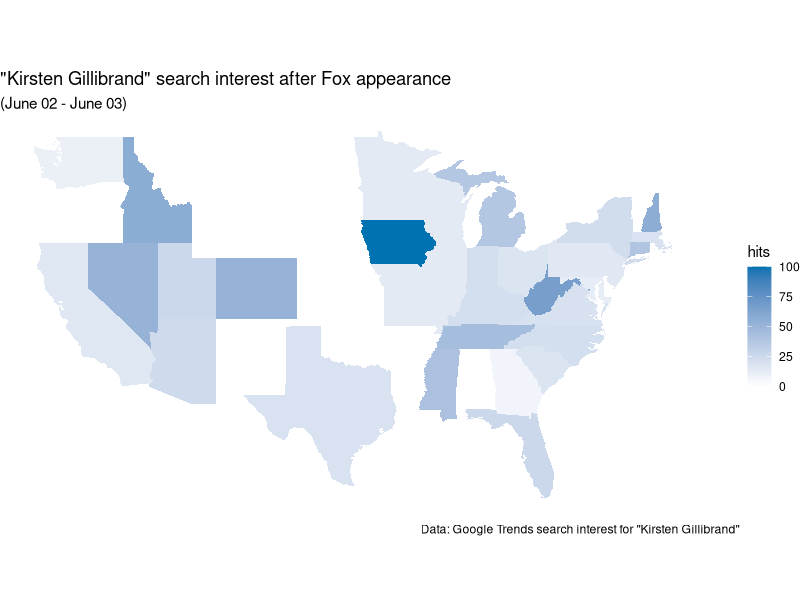
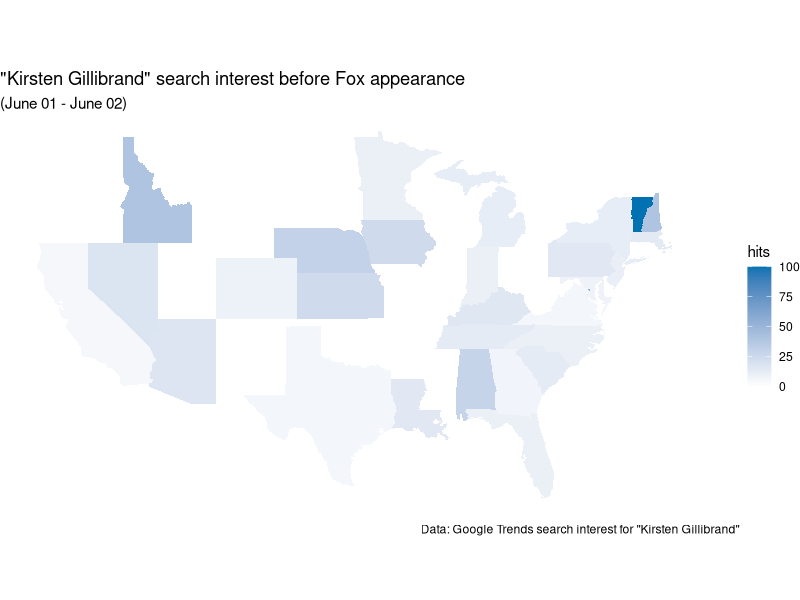
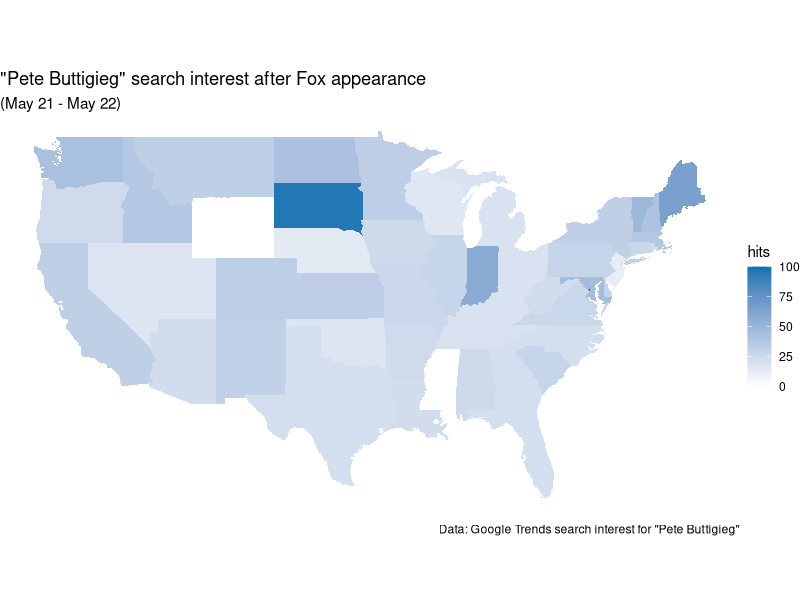
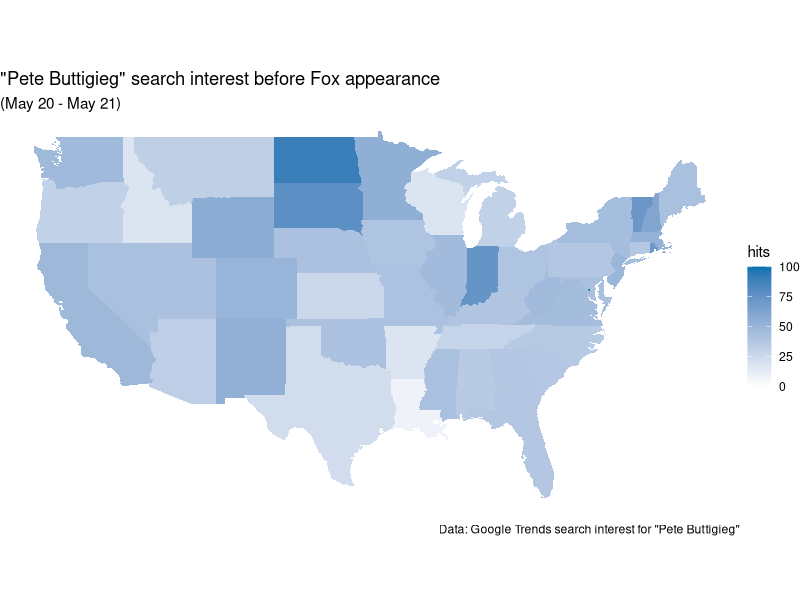
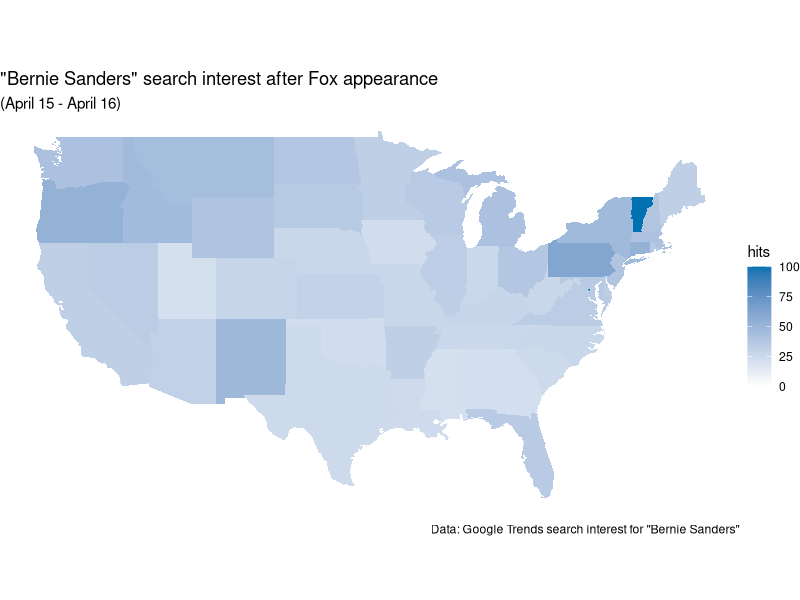
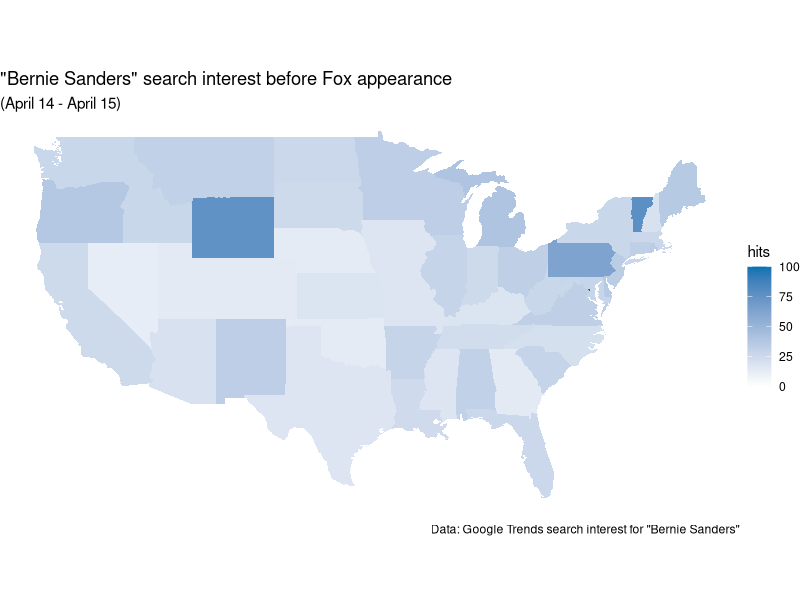

The R source for these figures, in order:
library(tidyr)
library(dplyr)
library(stringr)
library(ggplot2)
library(lubridate)
library(maps)

# build the US map
statesMap = ggplot2::map_data("state")

### Dates of Interest

# Fox Appearance Dates
bernie_fox_appearance <- ymd("2019-04-15")
pete_fox_appearance <- ymd("2019-05-21")
gilli_fox_appearance <- ymd("2019-06-02")

# Function to declare a few data types to prevent errors and coersion later
standardised <- function(csv_file){
    standardized_csv <- csv_file %>% 
        as_tibble() %>%
        mutate(date = ymd(date), hits = as.numeric(hits), region = as.character(region))
    return(standardized_csv)
}

# Step 1 
# Load the data (previously constructed in data.R)
### Sanders map data
Sanders_before <- read.csv("Sanders_before.csv") %>% standardised()
Sanders_after <- read.csv("Sanders_after.csv") %>% standardised()

# Buttigieg map data
Pete_before <- read.csv("Pete_before.csv") %>% standardised()
Pete_after <- read.csv("Pete_after.csv") %>% standardised()

# Gillibrand map data
Gilli_before <- read.csv("Gilli_before.csv") %>% standardised()
Gilli_after <- read.csv("Gilli_after.csv") %>% standardised()

# Klobuchar map data
Amy_before <- read.csv("Amy_before.csv") %>% standardised()
Amy_after <- read.csv("Amy_after.csv") %>% standardised()

# For joining the data on geographic data
Map_Prep <- function(candidate_data){
    geo_data <- merge(statesMap, candidate_data, by = "region")     #merge the ggplot created map
    geo_data <- candidate_data %>%                                  #join the data on the region
        left_join(x = ., y = statesMap, by = "region")
    return(geo_data)
}

# Helper Function for displaying the dates in the subtitles
display_date <- function(date){
    return(format(date, format = "%B %d"))
}

# Map making function
# Requires several inputs 
# map_info is fed from Map_Prep
# Map title is user written string
# date1 and date2 are the date bookeneds "From date1 to date2"
Make_Map <- function(map_info, map_title, date1, date2) {
    
    new_map <- ggplot(map_info, aes(x = long, y = lat)) +
        theme_void() +
        geom_polygon(aes(group = group,
                         fill = hits)) +
        labs(title = map_title,
             subtitle = paste("(", paste(display_date(date1), display_date(date2), sep = " - "), ")", sep = ""),
             caption = paste("Data: Google Trends search interest for \"", map_info$keyword[1], "\"", sep = ""),
             color = "Interest Score")+
        coord_fixed(1.3) +
        scale_fill_gradient(low = "#ffffff", high = "#0072b2",
                            space = "Lab", na.value = "black", guide = "colourbar",
                            aesthetics = "fill", position = "left", limits = c(0,100))
    
    return(new_map)
}


# Make the Sanders maps
Sanders_map_before <- Make_Map(Map_Prep(Sanders_before), "\"Bernie Sanders\" search interest before Fox appearance", bernie_fox_appearance-1, bernie_fox_appearance)
Sanders_map_after <- Make_Map(Map_Prep(Sanders_after), "\"Bernie Sanders\" search interest after Fox appearance", bernie_fox_appearance, bernie_fox_appearance+1)

# Make the Buttigieg maps
Pete_map_before <- Make_Map(Map_Prep(Pete_before), "\"Pete Buttigieg\" search interest before Fox appearance", pete_fox_appearance-1, pete_fox_appearance)
Pete_map_after <- Make_Map(Map_Prep(Pete_after), "\"Pete Buttigieg\" search interest after Fox appearance", pete_fox_appearance, pete_fox_appearance+1)

# Make the Gillibrand maps
Gilli_map_before <- Make_Map(Map_Prep(Gilli_before), "\"Kirsten Gillibrand\" search interest before Fox appearance", gilli_fox_appearance-1, gilli_fox_appearance)
Gilli_map_after <- Make_Map(Map_Prep(Gilli_after), "\"Kirsten Gillibrand\" search interest after Fox appearance", gilli_fox_appearance, gilli_fox_appearance+1)

# For selection within the Shiny App
candidate_before_maps <- list(Sanders_map_before, Pete_map_before, Gilli_map_before)
candidate_after_maps <- list(Sanders_map_after, Pete_map_after, Gilli_map_after)


